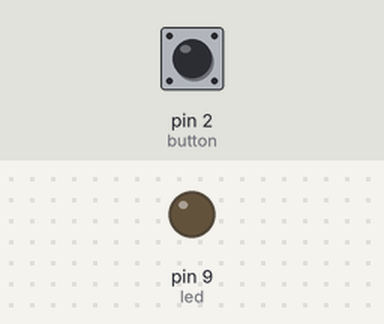
This sketch was run on a simulated Arduino Uno, built with avr-gcc and run on an emulated ATmega328P. Shown: output pins drawn as LEDs (lit = HIGH). Inputs (shaded band) come from the test bench; at power-on: pin 2 (button) LOW.

Above: at 1.2 s.
1.3 s: pin 2 (button) pulled HIGH for 0.15 s
At 2.5 s:
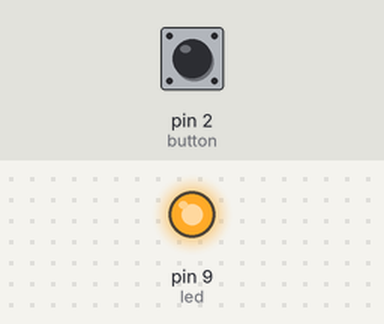
2.9 s: pin 2 (button) pulled HIGH for 1 s
At 3.8 s:
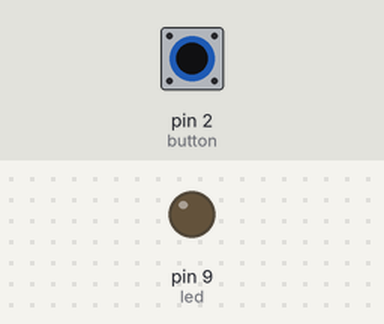
5.4 s: pin 2 (button) pulled HIGH for 3.2 s
At 6.9 s:
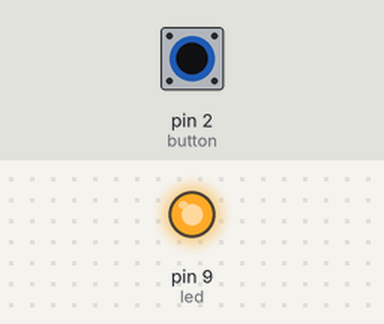
Timing chart, 0 to 8.4 s (numbered marks = the images above; inputs shaded):
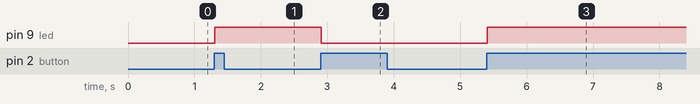

The sketch:

button_controll.ino
```cpp
const int led=9;
const int button=2;
bool crrState=LOW;
bool lastState= LOW;
bool ledOn=false;
void setup() {
  // put your setup code here, to run once:
  pinMode (led, OUTPUT);
  pinMode (button, INPUT);

}

bool debounce(bool last)
{
  bool current=digitalRead(button);
  if(last!=current)
  {
    delay(7);
    if(current==digitalRead(button))
    {
      return current;
    }

  }
  return last;
}

void loop() {
  crrState=debounce(lastState);
  if(lastState==LOW && crrState==HIGH)
  {
    ledOn=!ledOn;

  }
  lastState=crrState;
  digitalWrite(led, ledOn);
}
```

Measured:
- after the input at 1.3 s, pin 9 (led): LOW → HIGH at once
- after the input at 2.9 s, pin 9 (led): HIGH → LOW at once
- after the input at 5.4 s, pin 9 (led): LOW → HIGH at once
